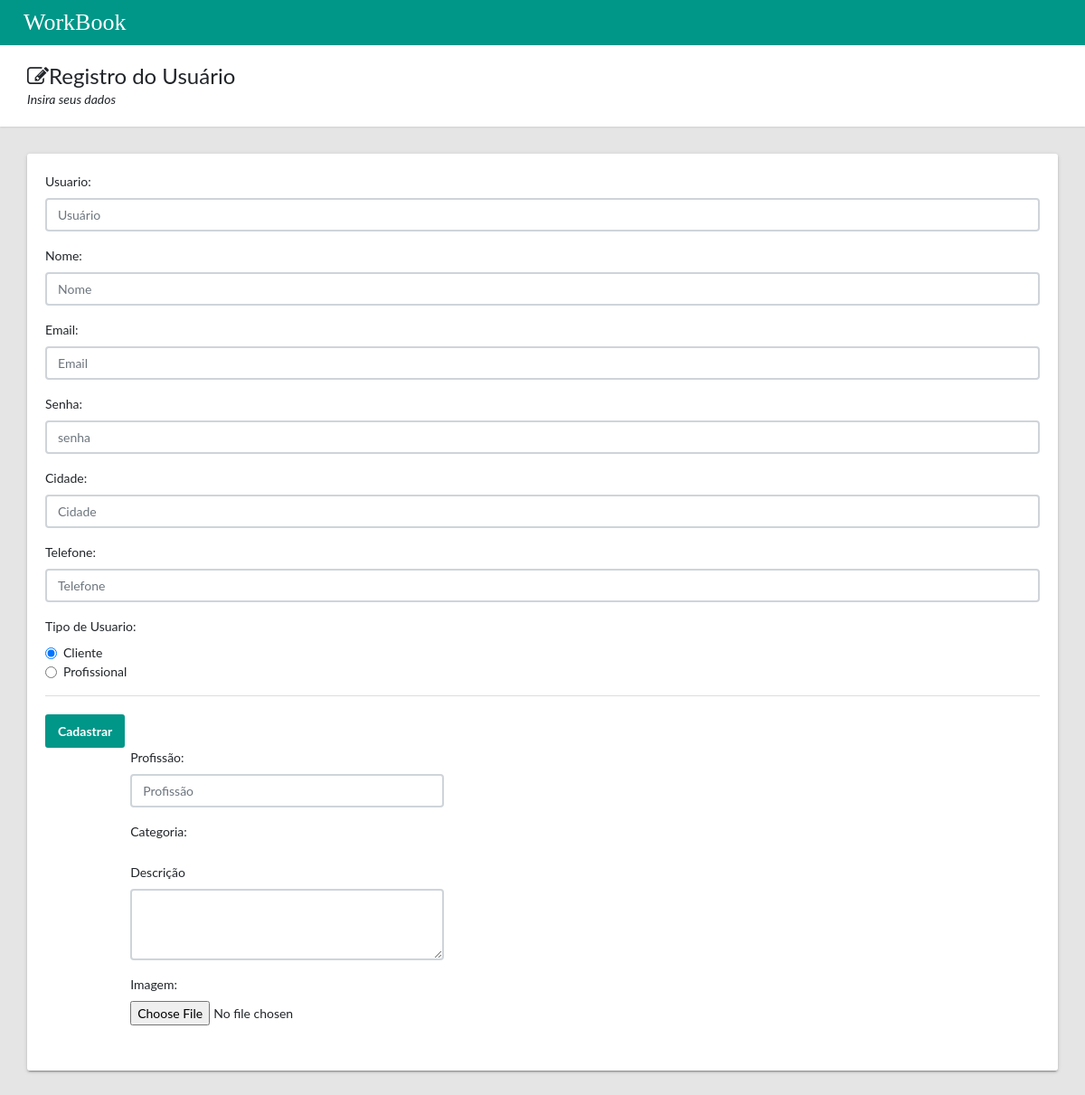
The page /usuario/perfil/ on the database as committed earlier.
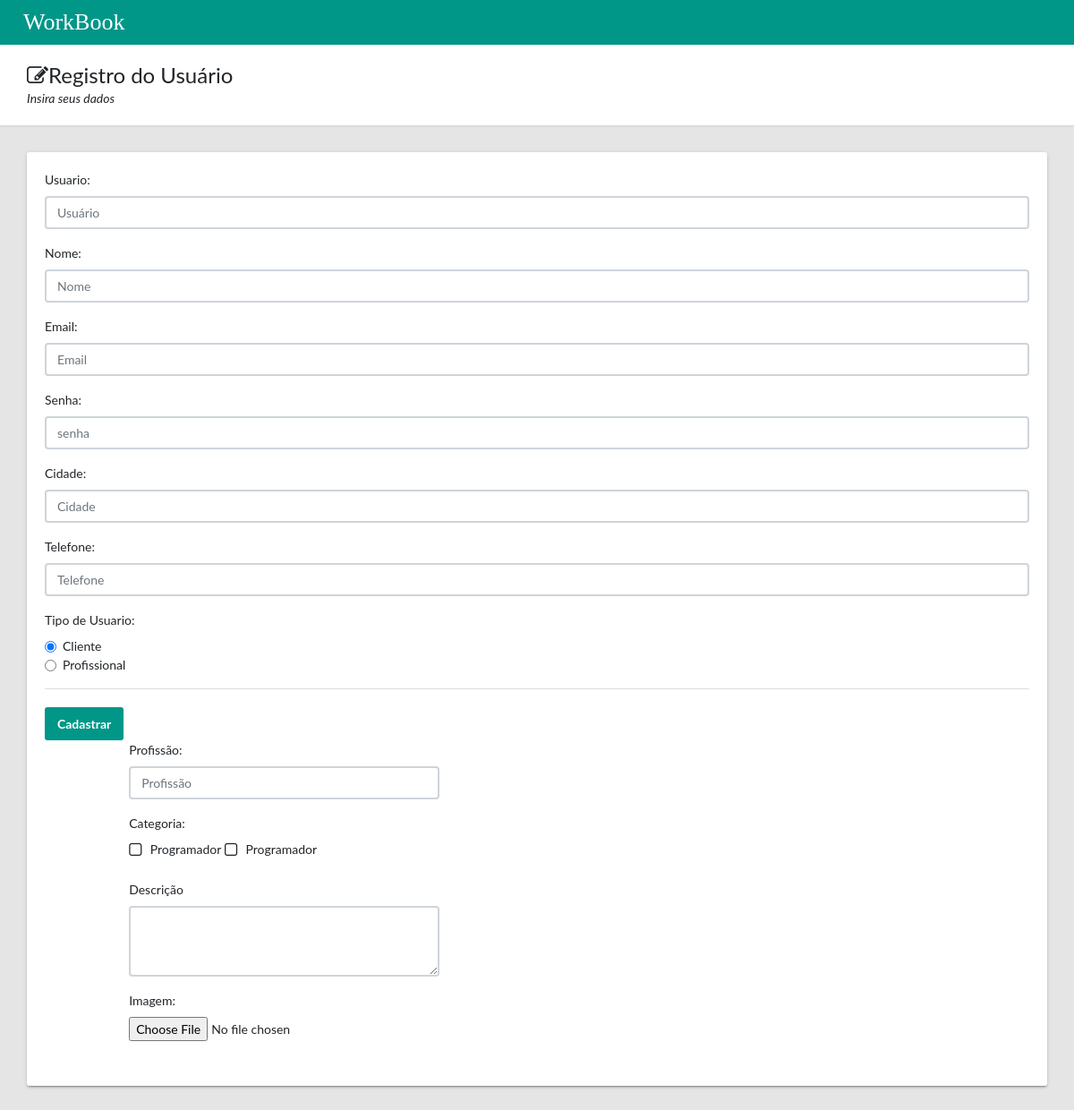
The same page on the database as committed later.
### categoria/models.py (models this page shows)
class Categoria(models.Model):
    nome = models.CharField('nome',max_length=250)
    class Meta:
        db_table = 'categoria'

### usuario/views.py (the view, shortened to what this page needs)
# urls.py: path('perfil/', include('avaliacao.urls')),
def perfil(request):
    if request.method != 'POST':
        return __get__register(request, None, None)

### usuario/views.py (called while the page is built)
def __get__register(request, user, error):
    categorias = Categoria.objects.all()
    return render(request, 'perfil.html', {"categorias": categorias, 'user': user, 'error': error})

### usuario/templates/perfil.html (shortened to what this page needs)
{% load static %}
<html lang="en">
<head>
    <link rel="stylesheet" type="text/css" href="{% static 'css/main.css'%}">
    <link rel="stylesheet" type="text/css"
          href="https://maxcdn.bootstrapcdn.com/font-awesome/4.7.0/css/font-awesome.min.css">
</head>
<body>
<header class="app-header__logo"><a class="app-header">&nbsp;&nbsp;&nbsp;&nbsp;WorkBook</a>
</header>
<main class="app-content-home">
    <div class="app-title">
        <div>
            <h1><i class="fa fa-edit"></i>Registro do Usuário</h1>
            <p>Insira seus dados</p>
        </div>
    </div>
    <div class="row">
        <div class="col-md-12">
            <div class="tile">
                <div class="row">
                    <div class="col-lg-12">
                        <form action="/usuario/perfil/" method="post">
                            <div class="row">
                                <div id="show_class" class="col-lg-12">
                                    <div class="form-group">
                                        <label for="username">Usuario:</label>
                                            <input class="form-control" value="{{user.username}}" name="username" id="username" type="text"
                                                placeholder="Usuário" required>
                                    </div>
                                    <div class="form-group">
                                        <label for="first_name">Nome:</label>
                                       <input class="form-control" name="first_name" id="first_name" type="text"
                                               placeholder="Nome" required>
                                    </div>
                                    <div class="form-group">
                                        <label for="email">Email:</label>
                                        <input class="form-control" name="email" id="email" type="email"
                                               aria-describedby="emailHelp"
                                               placeholder="Email" required>
                                    </div>
                                    <div class="form-group">
                                        <label for="senha">Senha:</label>
                                        <input class="form-control" name="senha" id="senha" type="password"
                                               placeholder="senha" required>
                                    </div>
                                    <div class="form-group">
                                        <label for="cidade">Cidade:</label>
                                        <input class="form-control" name="cidade" id="cidade" type="text"
                                               aria-describedby="cidade"
                                               placeholder="Cidade" required>
                                    </div>
                                    <div class="form-group">
                                        <label for="telefone">Telefone:</label>
                                        <input class="form-control" name="telefone" id="telefone" type="tel"
                                               aria-describedby="telefone"
                                               placeholder="Telefone" required>
                                    </div>
                                    <fieldset class="form-group">
                                        <label for="tipo">Tipo de Usuario:</label>
                                        <div class="form-check">
                                            <label class="form-check-label">
                                                {% if user %}
                                                    {% if user.perfil == 'cliente' %}
                                                        <input class="form-check-input" id="optionsRadios1" type="radio"
                                                            name="user" value="cliente" checked>Cliente
                                                    {% elif user.perfil == 'profissional'%}
                                                        <input class="form-check-input" id="optionsRadios1" type="radio"
                                                            name="user" value="cliente">Cliente
                                                   {% endif %}
                                                {% else %}
                                                    <input class="form-check-input" id="optionsRadios1" type="radio"
                                                            name="user" value="cliente" checked>Cliente
                                                {% endif %}
                                            </label>
                                        </div>
                                        <div class="form-check">
                                            <label class="form-check-label">
                                                {% if user %}
                                                    {% if user.perfil == 'profissional' %}
                                                        <input class="form-check-input" id="optionsRadios2" type="radio"
                                                            name="user" value="profissional" checked>Profissional
                                                    {% elif user.perfil == 'cliente'%}
                                                        <input class="form-check-input" id="optionsRadios2" type="radio"
                                                       name="user" value="profissional">Profissional
                                                    {% endif %}
                                                {% else %}
                                                    <input class="form-check-input" id="optionsRadios2" type="radio"
                                                       name="user" value="profissional">Profissional
                                                {% endif %}
                                            </label>
                                        </div>
                                    </fieldset>
                                    <div class="tile-footer">
                                        <button class="btn btn-primary" type="submit">Cadastrar</button>
                                    </div>
                                </div>
                                <div id="show_profissional" class="col-lg-4 offset-lg-1">
                                        <div class="form-group">
                                            <label class="control-label" for="profissao">Profissão:</label>
                                            <input class="form-control" name="profissao" id="profissao" type="text"
                                                   placeholder="Profissão" >
                                        </div>
                                        <div class="form-group">
                                            <label class="control-label">Categoria:</label>
                                            <div class="animated-checkbox" id="tipo">
                                                {% for categoria in categorias %}
                                                <label>
                                                           type="checkbox"><span
                                                        class="label-text"> {{categoria.nome}}</span>
                                                </label>
                                                {% endfor %}
                                            </div>
                                        </div>
                                        <div class="form-group">
                                            <label for="descricao">Descrição</label>
                                            <textarea class="form-control" name="descricao" id="descricao"
                                                      rows="3"></textarea>
                                        </div>
                                        <div class="form-group">
                                            <label for="slogan">Imagem:</label>
                                            <input class="form-control-file" id="slogan" type="file"
                                                   aria-describedby="fileHelp">
                                        </div>
                                    </div>
                            </div>
                        </form>
                    </div>
                </div>
            </div>
        </div>
    </div>
</main>
</body>
</html>

Rows that differ between the two databases and show on the page:
added Categoria: nome "Programador"
added Categoria: nome "Programador"
